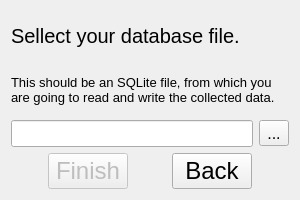
<?xml version="1.0" encoding="UTF-8"?>
<ui version="4.0">
 <class>DbDialog</class>
 <widget class="QDialog" name="DbDialog">
  <property name="geometry">
   <rect>
    <x>0</x>
    <y>0</y>
    <width>300</width>
    <height>200</height>
   </rect>
  </property>
  <property name="windowTitle">
   <string>Dialog</string>
  </property>
  <layout class="QGridLayout" name="gridLayout_2">
   <item row="0" column="0">
    <layout class="QGridLayout" name="gridLayout">
     <item row="0" column="0">
      <layout class="QVBoxLayout" name="verticalLayout">
       <item>
        <widget class="QLabel" name="label">
         <property name="font">
          <font>
           <pointsize>15</pointsize>
          </font>
         </property>
         <property name="text">
          <string>Sellect your database file.</string>
         </property>
         <property name="wordWrap">
          <bool>true</bool>
         </property>
        </widget>
       </item>
       <item>
        <widget class="QLabel" name="label_2">
         <property name="font">
          <font>
           <pointsize>10</pointsize>
          </font>
         </property>
         <property name="text">
          <string>This should be an SQLite file, from which you are going to read and write the collected data.</string>
         </property>
         <property name="wordWrap">
          <bool>true</bool>
         </property>
        </widget>
       </item>
      </layout>
     </item>
     <item row="1" column="0">
      <layout class="QHBoxLayout" name="horizontalLayout_2">
       <item>
        <widget class="QLineEdit" name="lineEdit">
         <property name="font">
          <font>
           <pointsize>12</pointsize>
          </font>
         </property>
         <property name="text">
          <string/>
         </property>
        </widget>
       </item>
       <item>
        <widget class="QToolButton" name="toolButton">
         <property name="font">
          <font>
           <pointsize>12</pointsize>
          </font>
         </property>
         <property name="text">
          <string>...</string>
         </property>
        </widget>
       </item>
      </layout>
     </item>
     <item row="2" column="0">
      <layout class="QHBoxLayout" name="horizontalLayout">
       <item>
        <spacer name="horizontalSpacer_2">
         <property name="orientation">
          <enum>Qt::Horizontal</enum>
         </property>
         <property name="sizeHint" stdset="0">
          <size>
           <width>40</width>
           <height>20</height>
          </size>
         </property>
        </spacer>
       </item>
       <item>
        <widget class="QPushButton" name="finishButton">
         <property name="enabled">
          <bool>false</bool>
         </property>
         <property name="font">
          <font>
           <pointsize>18</pointsize>
          </font>
         </property>
         <property name="text">
          <string>Finish</string>
         </property>
        </widget>
       </item>
       <item>
        <spacer name="horizontalSpacer">
         <property name="orientation">
          <enum>Qt::Horizontal</enum>
         </property>
         <property name="sizeHint" stdset="0">
          <size>
           <width>40</width>
           <height>20</height>
          </size>
         </property>
        </spacer>
       </item>
       <item>
        <widget class="QPushButton" name="backButton">
         <property name="font">
          <font>
           <pointsize>18</pointsize>
          </font>
         </property>
         <property name="text">
          <string>Back</string>
         </property>
        </widget>
       </item>
       <item>
        <spacer name="horizontalSpacer_3">
         <property name="orientation">
          <enum>Qt::Horizontal</enum>
         </property>
         <property name="sizeHint" stdset="0">
          <size>
           <width>40</width>
           <height>20</height>
          </size>
         </property>
        </spacer>
       </item>
      </layout>
     </item>
    </layout>
   </item>
  </layout>
 </widget>
 <resources/>
 <connections/>
</ui>
